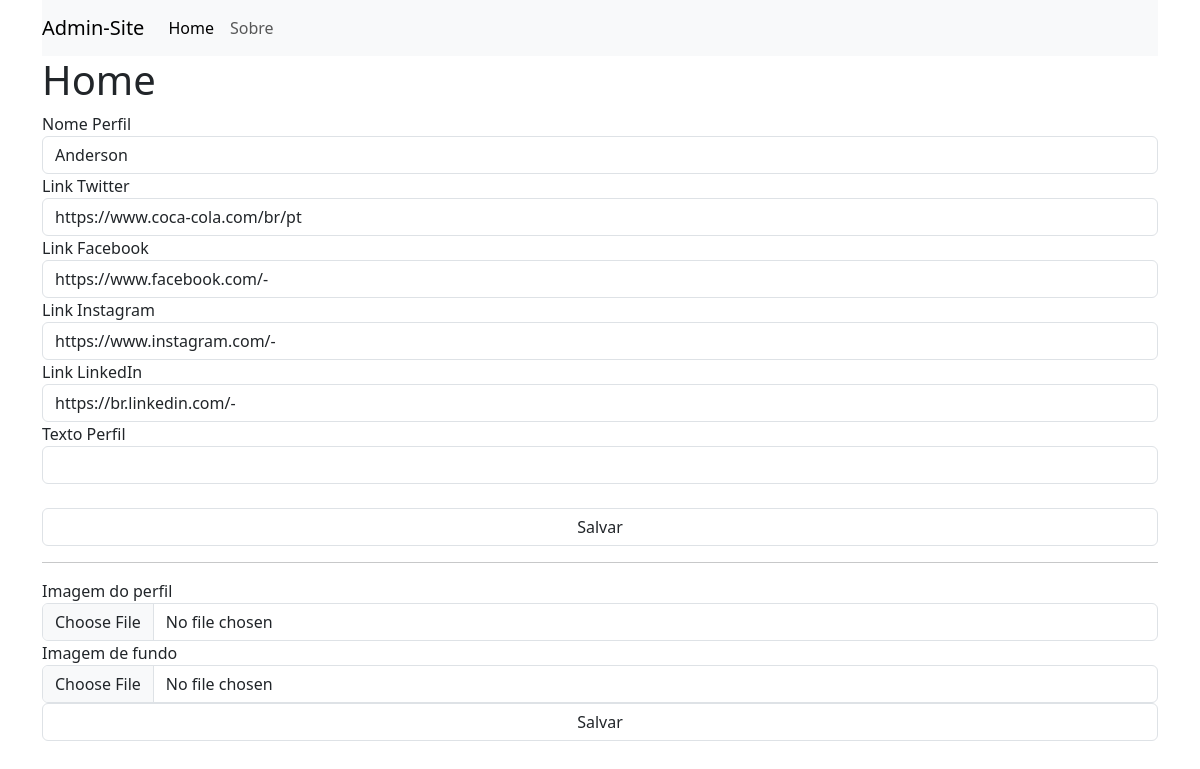
The app's page /admin/home.php?pg=homePg (signed in), older data.
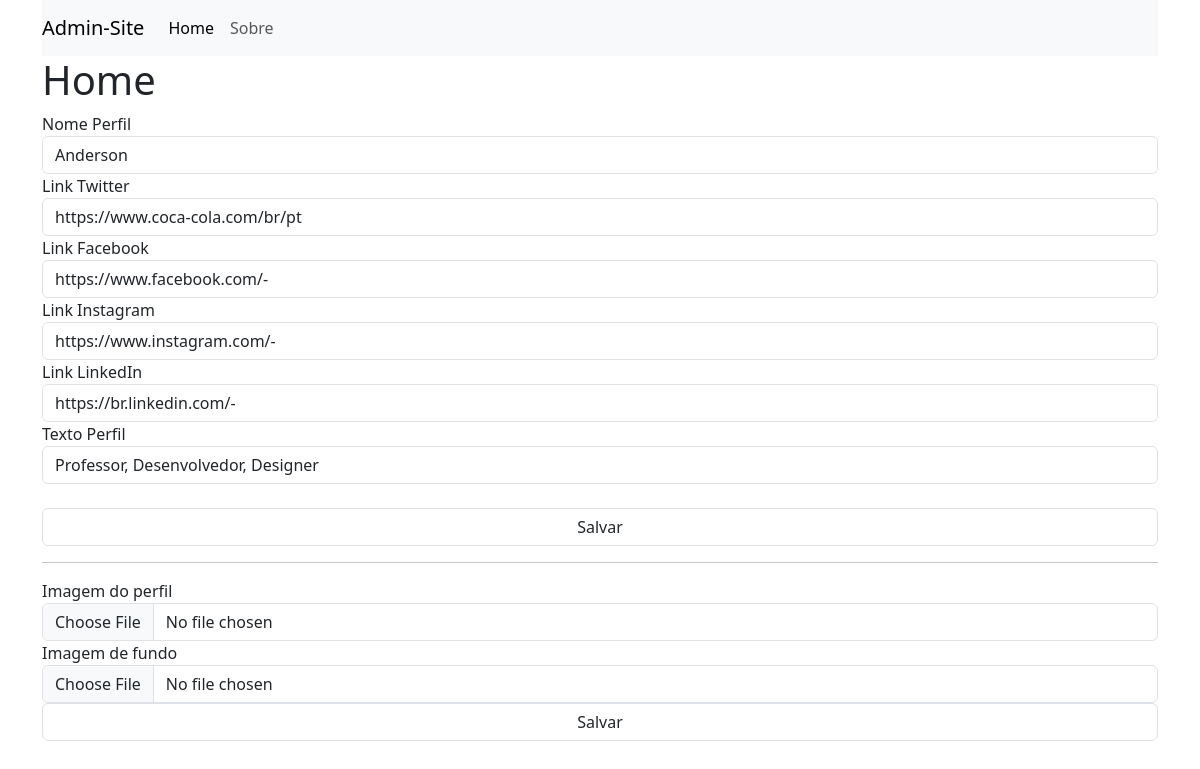
The same page, newer data.
### tables this page shows
CREATE TABLE `settings` (
  `id` int(11) NOT NULL AUTO_INCREMENT,
  `setting_key` varchar(100) DEFAULT NULL,
  `setting_value` text,
  PRIMARY KEY (`id`)
);

### admin/connect.php (called while the page is built, shortened)
<?php
class connect
{
  function select($sql)
  {
    try {
      $cnx = new PDO('mysql:host=' . HOST . ';dbname=' . DB . '', USER, PASS, array(PDO::MYSQL_ATTR_INIT_COMMAND => "SET NAMES utf8"));
      $con = $cnx->prepare($sql);
      $con->execute();
      return $con->fetch(PDO::FETCH_ASSOC);
    } catch (PDOException $e) {
      echo "Ops! desculpe, algo deu errado, por favor tente mais tarde:<br>";
      if ($_SESSION['debug'] == true) {
        echo $e->getMessage();
      }
      exit;
    }
  }
}

### admin/helpers.php (called while the page is built, shortened)
<?php
require_once "./connect.php";
class Helpers
{
  public static function getSettings($setting_key)
  {
    $sql = new connect();
    $consulta = $sql->select("SELECT * FROM settings WHERE setting_key =  '{$setting_key}'");
    return $consulta['setting_value'];
  }
}

### admin/pg/homePg.php (the view, shortened to what this page needs)
<h1>Home</h1>
<form method="post" class="form-group">
    <label class="label" for="nome_perfil">Nome Perfil</label>
    <input class="form-control" type="text" name="nome_perfil" id="nome_perfil" value="<?= Helpers::getSettings("nome_perfil"); ?>">
    <label class="label" for="link_twitter">Link Twitter</label>
    <input class="form-control" type="text" name="link_twitter" id="link_twitter" value="<?= Helpers::getSettings("link_twitter") ?>">
    <label class="label" for="link_face">Link Facebook</label>
    <input class="form-control" type="text" name="link_face" id="link_face" value="<?= Helpers::getSettings("link_face") ?>">
    <label class="label" for="link_insta">Link Instagram</label>
    <input class="form-control" type="text" name="link_insta" id="link_insta" value="<?= Helpers::getSettings("link_insta") ?>">
    <label class="label" for="link_linkedin">Link LinkedIn</label>
    <input class="form-control" type="text" name="link_linkedin" id="link_linkedin" value="<?= Helpers::getSettings("link_linkedin") ?>">
    <label class="label" for="link_linkedin">Texto Perfil</label>
    <input class="form-control" type="text" name="texto_perfil" id="texto_perfil" value="<?= Helpers::getSettings("texto_perfil") ?>">
    <br>
    <input class="form-control" type="submit" name="salvar" value="Salvar">
</form>
<hr>
<form method="post" class="form-group" enctype="multipart/form-data">
    <label>Imagem do perfil</label>
    <input type="file" name="img_perfil" class="form-control">
    <label>Imagem de fundo</label>
    <input type="file" name="img_fundo" class="form-control">
    <input type="submit" class="form-control" name="imagens_Home" value="Salvar">
</form>

### admin/home.php (shortened to what this page needs)
<!DOCTYPE html>
<html lang="pt-br">
<head>
    <link rel="stylesheet" href="https://cdn.jsdelivr.net/npm/bootstrap@5.3.2/dist/css/bootstrap.min.css">
</head>
<body>
    <head>
        <div class="container">
            <nav class="navbar navbar-expand-lg navbar-light bg-light">
                <a class="navbar-brand" href="#">Admin-Site</a>
                <div class="collapse navbar-collapse" id="navbarSupportedContent">
                    <ul class="navbar-nav me-auto mb-2 mb-lg-0">
                        <li class="nav-item">
                            <a class="nav-link active" aria-current="page" href="?pg=homePg">Home</a>
                        </li>
                        <li class="nav-item">
                            <a class="nav-link" href="?pg=sobre">Sobre</a>
                        </li>
                    </ul>
                </div>
            </nav>
        </div>
    </head>
    <div class="container">
        <section>
            <?php
            $pg = $_GET['pg'] ?? "";
            if (!$pg) {
                include_once "./pg/inicio.php";
            } else {
                include_once "./pg/{$pg}.php";
            }
            ?>
        </section>
    </div>
</body>
</html>

Row changes from the older to the newer data that the page shows:
added settings: texto_perfil "Professor, Desenvolvedor, Designer"
